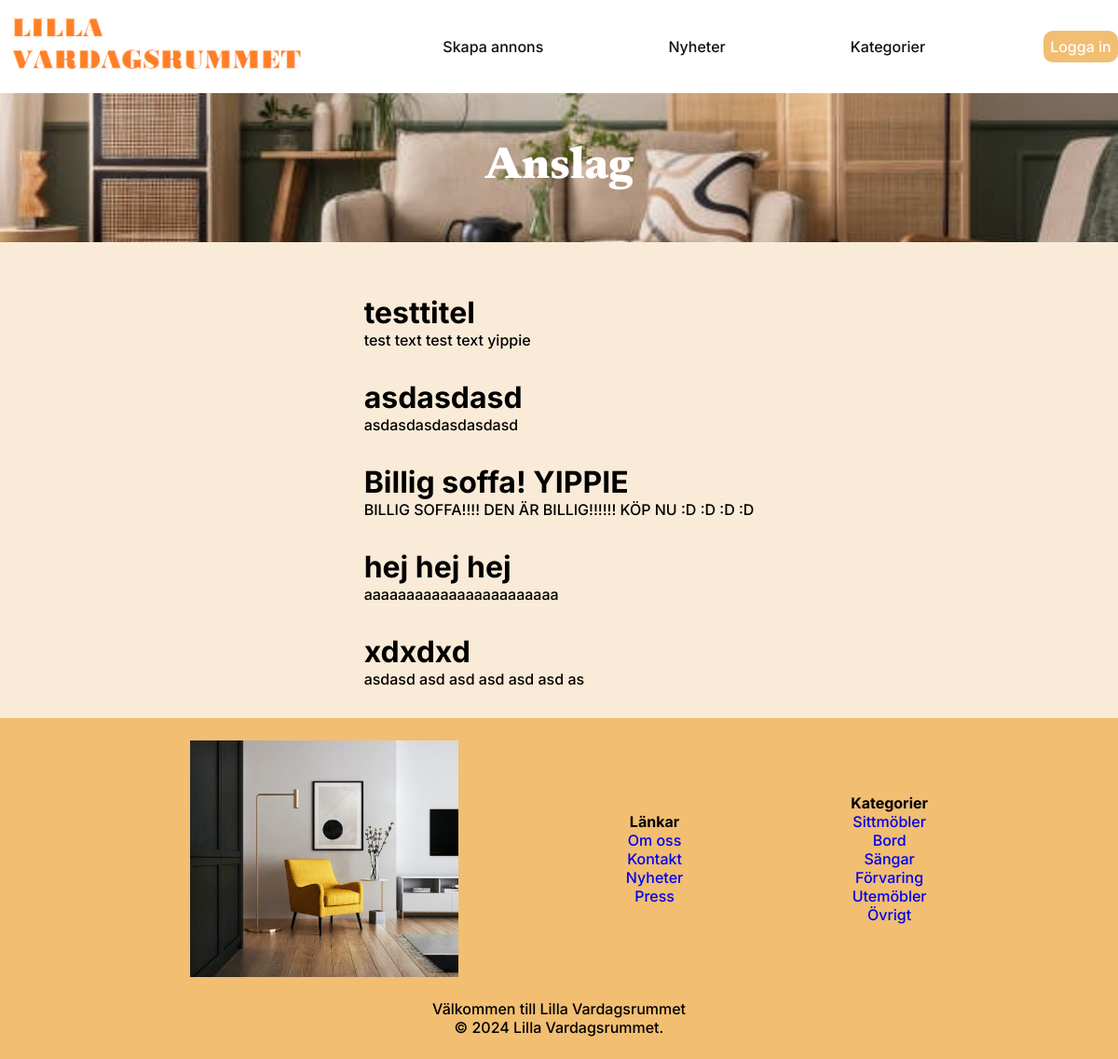
The page /anslag.php on the database its author committed.
### tables this page shows
CREATE TABLE "notices" (
	"id"	INTEGER,
	"title"	TEXT NOT NULL,
	"text"	TEXT NOT NULL,
	PRIMARY KEY("id" AUTOINCREMENT)
);

### include/lib/db.php (called while the page is built, shortened)
<?php
function connect() {
    $con = new PDO("sqlite:" . resolveDir("database.db", "/db/"));
    return $con;
}
function getNotices() {
    $c = connect();
    $stmt = $c->prepare("SELECT * FROM notices ORDER BY id DESC");
    $stmt->execute();
    return $stmt->fetchAll();
}

### anslag.php (the view, shortened to what this page needs)
<?php
$notices = getNotices();
?>
<!DOCTYPE html>
<html lang="en">
<head>
    <link rel="stylesheet" href="/css/index.css">
    <link rel="stylesheet" href="css/footer.css">
</head>
<body class="inter-500">
    <div class="header">
        <img src="logo.png" alt="logo-image" id="logo">
        <div id="header-menu">
            <a href="createad.php">Skapa annons</a>
            <a href="news.php">Nyheter</a>
            <a href="categories.php">Kategorier</a>
            <a href="login.php" id="loginbutton">Logga in</a>
        </div>
    </div>
    <div class="search-hero">
        <p class="newsreader-900 anslagText">
            Anslag
        </p>
    </div>
    <div class="fynd">
        <div class="container">
            <div class="anslagList">
                <div class="stack">
                <?php foreach($notices as $n): ?>
                    <div class="notice">
                        <h1><?= $n["title"] ?></h1>
                        <p> <?= $n["text"] ?> </p>
                    </div>
                <?php endforeach; ?>
                </div>
            </div>
        </div>
    </div>
    <?php
        include "footer.php";
    ?>
</body>
</html>

### css/index.css (style rules this page uses)
:root { --bg: rgba(231, 155, 62, 0.2); --surface: rgba(230, 140, 5, 0.562); }
*, *::backdrop, *::after { box-sizing: border-box; padding: 0; margin: 0; }
.search-hero { position: relative; width: 100%; height: 20vh; background-image: url(../img/frontpage.jpg); background-position: center; background-size: cover; display: flex; justify-content: center; align-items: center; }
.fynd { width: 100%; background-color: var(--bg); padding: 2em; }
.fynd > .container { margin-top: 1.5em; padding-left: 1em; padding-right: 1em; width: 100%; }
.header { display: flex; justify-content: space-between; align-items: center; }
#logo { width: 28%; }
#header-menu { display: flex; width: 50%; justify-content: space-between; flex-flow: wrap; width: 61%; }
#header-menu>a { padding: 1%; text-decoration: none; color: rgb(19, 16, 16); }
#loginbutton { background-color: rgba(230, 140, 5, 0.562); border-radius: 10px; color: rgb(255, 253, 250) !important; padding: 5%; }
.stack { display: flex; flex-direction: column; gap: 1em; }
.search-hero::before { position: absolute; top: 0; left: 0; height: 100%; width: 100%; }
.anslagText { font-size: 3em; z-index: 2; color: white; }
.anslagList { height: 100%; width: 100%; display: flex; flex-direction: column; align-items: center; }
.anslagList .stack { gap: 2em; }

### rows shown on the page
notices: title "testtitel", text "test text test text yippie"
notices: title "asdasdasd", text "asdasdasdasdasdasd"
notices: title "Billig soffa! YIPPIE", text "BILLIG SOFFA!!!! DEN ÄR BILLIG!!!!!! KÖP NU :D :D :D :D"
notices: title "hej hej hej", text "aaaaaaaaaaaaaaaaaaaaaaa"
notices: title "xdxdxd", text "asdasd asd asd asd asd asd as"
